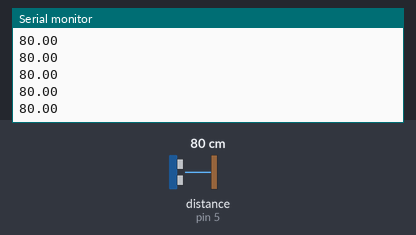
Bench run of a sketch on a simulated Arduino Uno, built with avr-gcc and run on an emulated ATmega328P. Shown: the last lines printed to the serial monitor. The inputs (shaded band) are chosen by the test bench; at power-on: distance to the obstacle (sensor on pin 5) 80 cm. The echo pulse lasts 58.3 µs per cm.

Above: at 1.2 s.
1.3 s: distance to the obstacle (sensor on pin 5) set to 2 cm
At 2.2 s:
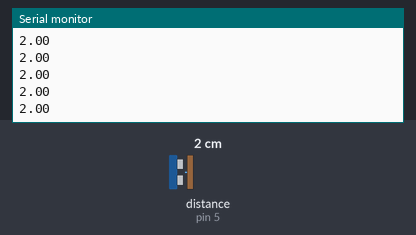
2.8 s: distance to the obstacle (sensor on pin 5) set to 4 cm
At 3.4 s:
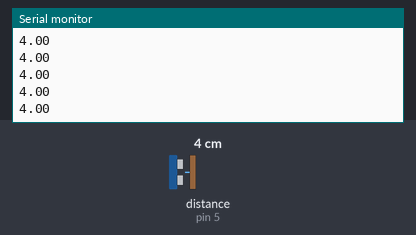
Timing chart, 0 to 5.8 s (numbered marks = the images above; inputs shaded):
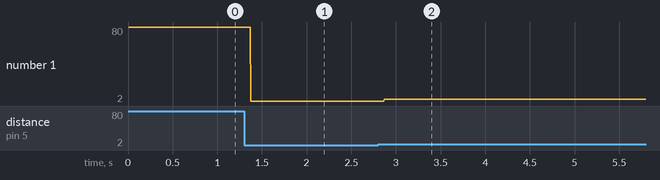

Measured:
- after the input at 1.3 s, the serial monitor: prints a new line after 0.07 s (image 1)
- after the input at 2.8 s, the serial monitor: prints a new line after 0.07 s (image 2)
- plotted number 1: 80 → 2 after the input at 1.3 s, 2 → 4 after the input at 2.8 s

The sketch:

Ultrasonic.ino
```cpp
//Carrega a biblioteca do sensor ultrassonico
#include <HCSR04.h>

//Define os pinos para o trigger e echo
#define pino_trigger 4
#define pino_echo 5


HCSR04 hc(pino_trigger, pino_echo);//initialisation class HCSR04 (trig pin , echo pin)

void setup()
{ Serial.begin(9600); }

void loop()
{ Serial.println( hc.dist() ); } //return current distance (cm) in serial
```
